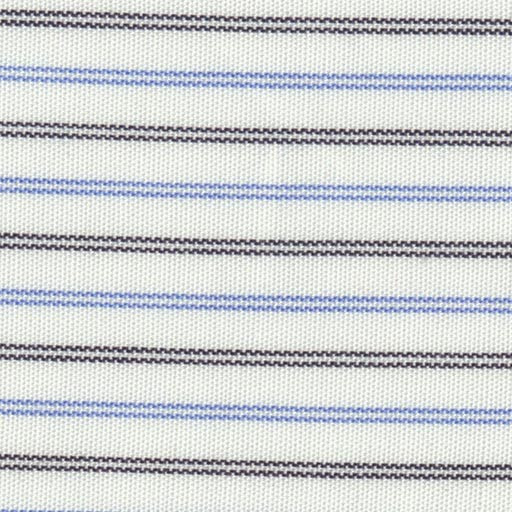
#> input picture dataset/SP3/train/defect-free/001.png, 512 x 512 px, found by its file name; its folder holds only this picture in this run
$ python synth.py
#> lines starting #> are read from the running program, lines starting #| are printed output that depends on the picture; after the words box and inside, x2 and y2 are one past the last pixel; in counts of white or black regions, pixels touching at a corner belong together
import cv2, csv
import numpy as np
import os

def random_region(img,
                  shape_types = ("circle","vert_strip","hori_strip"), # rect
                  area_ratio_range = (0.01, 0.05), # 區域面積佔整張圖比例(最小, 最大)
                  rng: np.random.Generator = None):

    H, W = img.shape[:2]
    if rng is None:
        rng = np.random.default_rng()  # 每次不同

    # 決定面積
    a_min, a_max = area_ratio_range
    target_area = float(rng.uniform(a_min, a_max)) * H * W
    #print(target_area)

    # 決定形狀
    shape = rng.choice(shape_types)
    #print(shape)

    mask = np.zeros((H, W), dtype = np.uint8)

    def place_rect(w, h):
        w = max(1, min(int(w), W))
        h = max(1, min(int(h), H))
        x = int(rng.integers(0, max(1, W - w)))
        y = int(rng.integers(0, max(1, H - h)))
        cv2.rectangle(mask, (x, y), (x + w, y + h), 255, -1)
        return x, y, w, h

    if shape == "vert_strip":
        # 直條
        aspect = float(rng.uniform(2, 50)) # 分配長寬比
        w = max(1, int(np.sqrt(target_area / aspect))) # aspect越大，w越小
        h = max(2, int(w * aspect))
        x, y, w, h = place_rect(w, h)
        #print(x," ",y," ",w," ",h)

    elif shape == "hori_strip":
        # 橫條
        aspect = float(rng.uniform(2, 50))
        h = max(1, int(np.sqrt(target_area / aspect)))
        w = max(2, int(h * aspect))
        x, y, w, h = place_rect(w, h)

    elif shape == "rect":
        # 一般矩形
        ar = float(rng.uniform(0.4, 2))  # 長寬比
        w = np.sqrt(target_area * 0.05 * ar)
        h = target_area / w
        x, y, w, h = place_rect(w, h)

    elif shape == 'circle':
        # 圓形
        r = int(max(1, np.sqrt(target_area * 0.1 / np.pi))) # 半徑
        cx = int(rng.integers(r, W - r))
        cy = int(rng.integers(r, H - r))
        cv2.circle(mask, (cx, cy), r, 255, -1)

    #output = cv2.add(img, mask)
    #cv2.imshow('mask', mask)
    #cv2.waitKey(0)
    return mask


def add_salt_pepper_in_mask(img,
                            mask,
                            density = 0.15, #雜訊密度
                            salt_vs_pepper = 0.5, # salt比例
                            rng: np.random.Generator = None):
    if rng is None:
        rng = np.random.default_rng()

    noisy = img.copy()
    size = noisy.size
    num_salt = np.ceil(density * size * salt_vs_pepper).astype('int')
    num_pepper = np.ceil(density * size * (1 - salt_vs_pepper)).astype('int')
    row, column = noisy.shape[:2]

     # 隨機的座標點
    x = np.random.randint(0, column - 1, num_pepper)
    y = np.random.randint(0, row - 1, num_pepper)
    noisy[y, x] = 0   # 撒上胡椒

    # 隨機的座標點
    x = np.random.randint(0, column - 1, num_salt)
    y = np.random.randint(0, row - 1, num_salt)
    noisy[y, x] = 255 # 撒上鹽

    #cv2.imshow('img with noisy', noisy)
    #cv2.waitKey(0)

    wight_img = cv2.bitwise_and(noisy, noisy, mask=mask)              # 白區：noisy
    black_img = cv2.bitwise_and(img, img, mask=cv2.bitwise_not(mask)) # 黑區：原圖
    noisy_img = cv2.add(wight_img, black_img)
    #cv2.imshow('img add noisy', noisy_img)
    #cv2.waitKey(0)

    return noisy_img

def make_defect(img):
    mask = random_region(img)

    rng = np.random.default_rng()
    select_defect = rng.integers(0, 2)

    if select_defect == 0:
        #print("noisy")
        result_img = add_salt_pepper_in_mask(img, mask)
    elif select_defect == 1:
        #print("mask")
        mask = 255 - mask #黑白轉換
        result_img = cv2.bitwise_and(img, img, mask=mask)
        # [5 lines of commented-out code are left out]

    return result_img

in_path = 'dataset/SP3/train/defect-free/'
png_files = []
for filename in os.listdir(in_path):
    #file_path = os.path.join(in_path,filename)
    png_files.append(filename)
print(png_files)

#out_path = 'dataset/SP3/train/defect/'
out_path = 'dataset/SP3/train/defect_for_classify/'
csv_path = 'dataset/SP3/train/defect_for_classify/no_defects.csv'
OVERWRITE = True
os.makedirs(out_path, exist_ok = True)

mode = "w" if OVERWRITE or (not os.path.exists(csv_path)) else "a"
fcsv = open(csv_path, mode, newline="", encoding="utf-8")
writer = csv.writer(fcsv)
if mode == "w":
    writer.writerow(["filename"])   # 表頭（只記錄檔名）

for pic in png_files:
    img = cv2.imread(in_path + pic, cv2.IMREAD_COLOR)
#> img is the input picture: shape (512, 512, 3); mean B, G, R 211.6, 209.9, 207.2
    if img is None:
        print(f"Error: Could not read image")

    rng = np.random.default_rng()
    num_of_defect = rng.integers(1, 5)
    if num_of_defect == 4:
        cv2.imwrite(out_path + pic, img)
        writer.writerow([pic])
        print("How many defect are made:  0")
    else:
        print("How many defect are made: ",num_of_defect)

        for i in range(num_of_defect):
            img = make_defect(img)
#> this loop made 1 pass
#> pass 1, in make_defect, `mask = random_region(img)`:
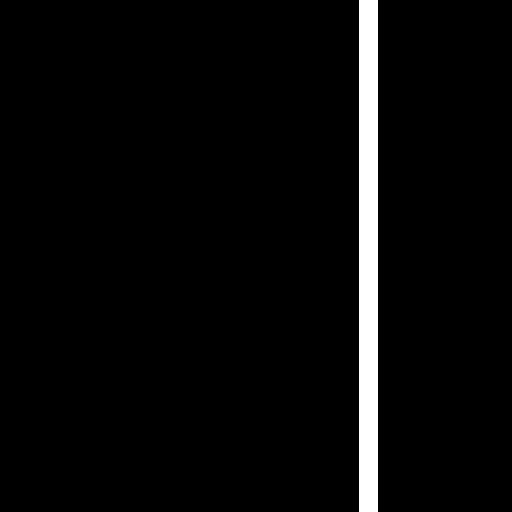
#> mask: shape (512, 512); 3.7% white; 1 white region, box (x1, y1, x2, y2) and area: (359, 0, 378, 512) 9728
#> pass 1, in add_salt_pepper_in_mask, `wight_img = cv2.bitwise_and(noisy, noisy, mask=mask)`:
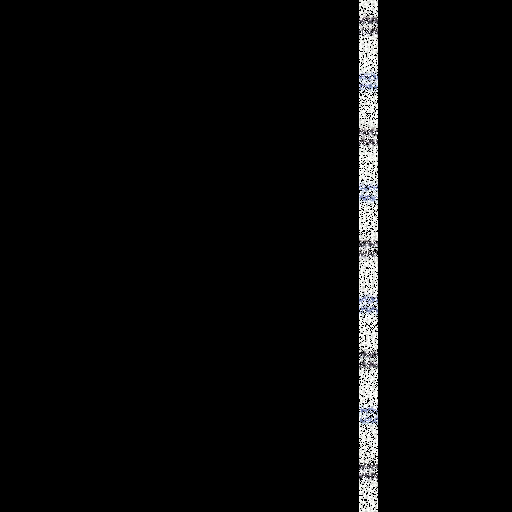
#> wight_img: shape (512, 512, 3); mean B, G, R 6.9, 6.9, 6.8
#> pass 1, in add_salt_pepper_in_mask, `black_img = cv2.bitwise_and(img, img, mask=cv2.bitwise_not(mask))`:
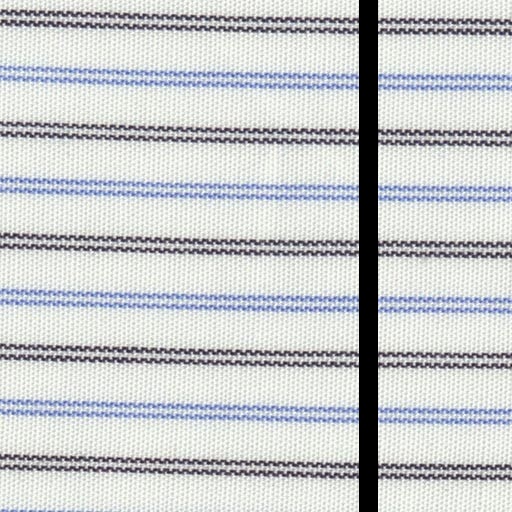
#> black_img: shape (512, 512, 3); mean B, G, R 203.8, 202.1, 199.5
#> pass 1, in add_salt_pepper_in_mask, `noisy_img = cv2.add(wight_img, black_img)`:
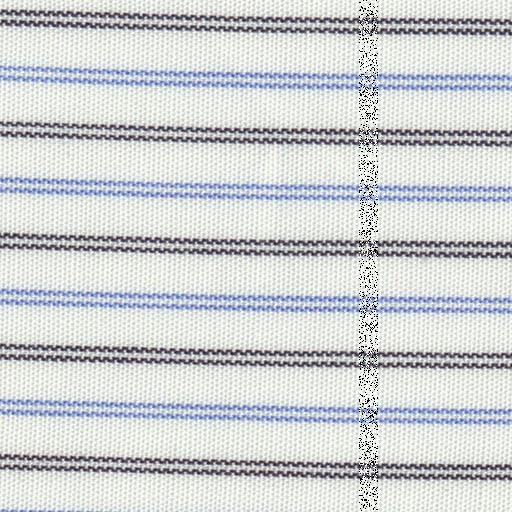
#> noisy_img: shape (512, 512, 3); mean B, G, R 210.7, 209, 206.3
            #cv2.imshow('result_img', img)
            #cv2.waitKey(0)

        cv2.imwrite(out_path + pic, img)

$ run again, on dataset/SP3/train/defect-free/019.png
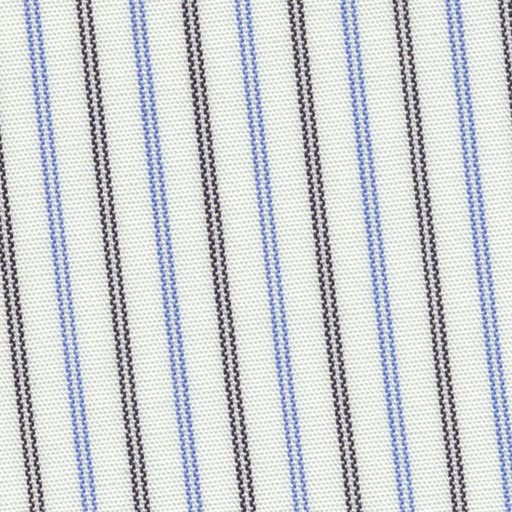
#> input picture dataset/SP3/train/defect-free/019.png, 512 x 512 px, found by its file name
#> img is the input picture: shape (512, 512, 3); mean B, G, R 212.8, 210.2, 207.3
#> the loop `for i in range(num_of_defect):` made 1 pass
#> pass 1, in make_defect, `mask = random_region(img)`:
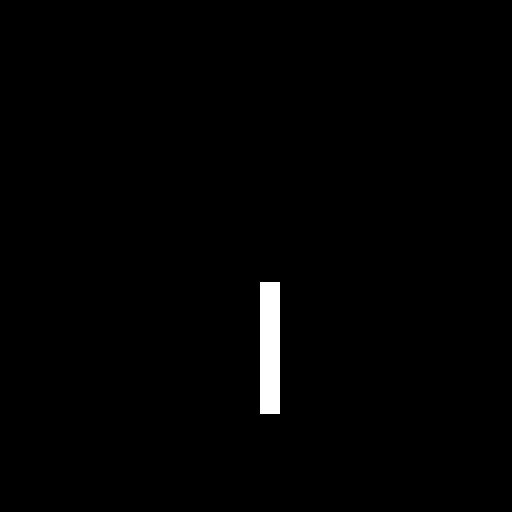
#> mask: shape (512, 512); 1% white; 1 white region, box (x1, y1, x2, y2) and area: (260, 282, 280, 414) 2640

$ run again, on dataset/SP3/train/defect-free/004.png
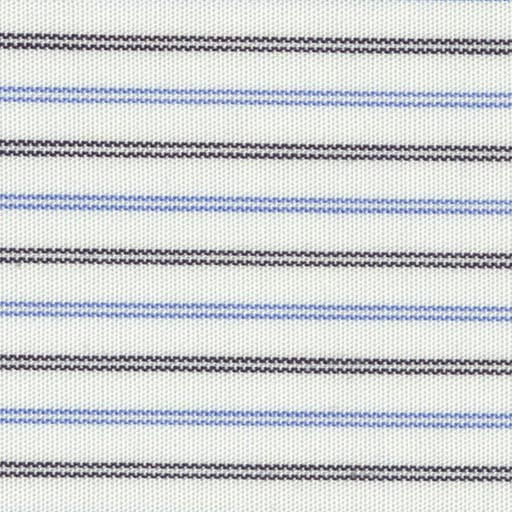
#> input picture dataset/SP3/train/defect-free/004.png, 512 x 512 px, found by its file name
#> img is the input picture: shape (512, 512, 3); mean B, G, R 213, 211.3, 208.5
#> the loop `for i in range(num_of_defect):` made 2 passes
#> pass 1, in make_defect, `mask = random_region(img)`:
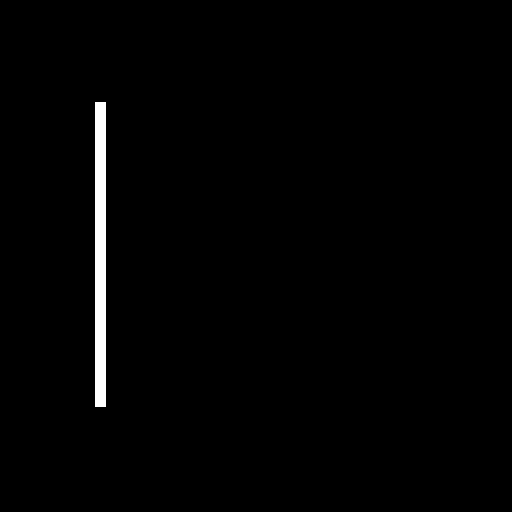
#> mask: shape (512, 512); 1.3% white; 1 white region, box (x1, y1, x2, y2) and area: (95, 102, 106, 407) 3355
